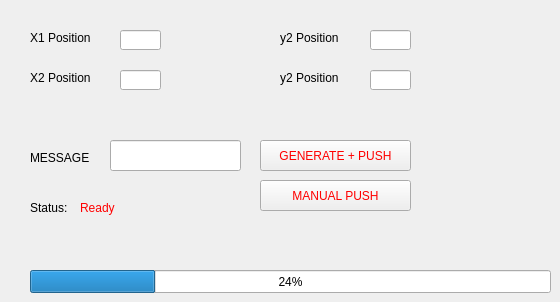
   <widget class="QWidget" name="tab_2">
    <attribute name="title">
     <string>MANUAL MODE</string>
    </attribute>
    <widget class="QLineEdit" name="lineEdit_3">
     <property name="geometry">
      <rect>
       <x>120</x>
       <y>30</y>
       <width>41</width>
       <height>20</height>
      </rect>
     </property>
    </widget>
    <widget class="QLabel" name="label_7">
     <property name="geometry">
      <rect>
       <x>30</x>
       <y>30</y>
       <width>71</width>
       <height>16</height>
      </rect>
     </property>
     <property name="text">
      <string>X1 Position</string>
     </property>
    </widget>
    <widget class="QLineEdit" name="lineEdit_4">
     <property name="geometry">
      <rect>
       <x>120</x>
       <y>70</y>
       <width>41</width>
       <height>20</height>
      </rect>
     </property>
     <property name="text">
      <string/>
     </property>
    </widget>
    <widget class="QLabel" name="label_8">
     <property name="geometry">
      <rect>
       <x>30</x>
       <y>70</y>
       <width>71</width>
       <height>16</height>
      </rect>
     </property>
     <property name="text">
      <string>X2 Position</string>
     </property>
    </widget>
    <widget class="QLineEdit" name="lineEdit_5">
     <property name="geometry">
      <rect>
       <x>370</x>
       <y>30</y>
       <width>41</width>
       <height>20</height>
      </rect>
     </property>
    </widget>
    <widget class="QLineEdit" name="lineEdit_7">
     <property name="geometry">
      <rect>
       <x>370</x>
       <y>70</y>
       <width>41</width>
       <height>20</height>
      </rect>
     </property>
     <property name="text">
      <string/>
     </property>
    </widget>
    <widget class="QLabel" name="label_9">
     <property name="geometry">
      <rect>
       <x>280</x>
       <y>70</y>
       <width>71</width>
       <height>16</height>
      </rect>
     </property>
     <property name="text">
      <string>y2 Position</string>
     </property>
    </widget>
    <widget class="QLabel" name="label_10">
     <property name="geometry">
      <rect>
       <x>280</x>
       <y>30</y>
       <width>71</width>
       <height>16</height>
      </rect>
     </property>
     <property name="text">
      <string>y2 Position</string>
     </property>
    </widget>
    <widget class="QPushButton" name="pushButton_4">
     <property name="geometry">
      <rect>
       <x>260</x>
       <y>140</y>
       <width>151</width>
       <height>31</height>
      </rect>
     </property>
     <property name="styleSheet">
      <string notr="true">color: rgb(255, 0, 0);
font: 75 8pt &quot;MS Shell Dlg 2&quot;;</string>
     </property>
     <property name="text">
      <string>GENERATE + PUSH</string>
     </property>
    </widget>
    <widget class="QLineEdit" name="lineEdit_8">
     <property name="geometry">
      <rect>
       <x>110</x>
       <y>140</y>
       <width>131</width>
       <height>31</height>
      </rect>
     </property>
     <property name="styleSheet">
      <string notr="true">font: 20pt &quot;MS Shell Dlg 2&quot;;</string>
     </property>
     <property name="text">
      <string/>
     </property>
    </widget>
    <widget class="QLabel" name="label_11">
     <property name="geometry">
      <rect>
       <x>30</x>
       <y>150</y>
       <width>71</width>
       <height>16</height>
      </rect>
     </property>
     <property name="text">
      <string>MESSAGE</string>
     </property>
    </widget>
    <widget class="QLabel" name="label_12">
     <property name="geometry">
      <rect>
       <x>30</x>
       <y>200</y>
       <width>41</width>
       <height>16</height>
      </rect>
     </property>
     <property name="text">
      <string>Status:</string>
     </property>
    </widget>
    <widget class="QLabel" name="label_13">
     <property name="geometry">
      <rect>
       <x>80</x>
       <y>200</y>
       <width>41</width>
       <height>16</height>
      </rect>
     </property>
     <property name="styleSheet">
      <string notr="true">color: rgb(255, 0, 0);</string>
     </property>
     <property name="text">
      <string>Ready</string>
     </property>
    </widget>
    <widget class="QPushButton" name="pushButton_5">
     <property name="geometry">
      <rect>
       <x>260</x>
       <y>180</y>
       <width>151</width>
       <height>31</height>
      </rect>
     </property>
     <property name="styleSheet">
      <string notr="true">color: rgb(255, 0, 0);
font: 75 8pt &quot;MS Shell Dlg 2&quot;;</string>
     </property>
     <property name="text">
      <string>MANUAL PUSH</string>
     </property>
    </widget>
    <widget class="QProgressBar" name="progressBar">
     <property name="geometry">
      <rect>
       <x>30</x>
       <y>270</y>
       <width>521</width>
       <height>23</height>
      </rect>
     </property>
     <property name="value">
      <number>24</number>
     </property>
    </widget>
   </widget>
